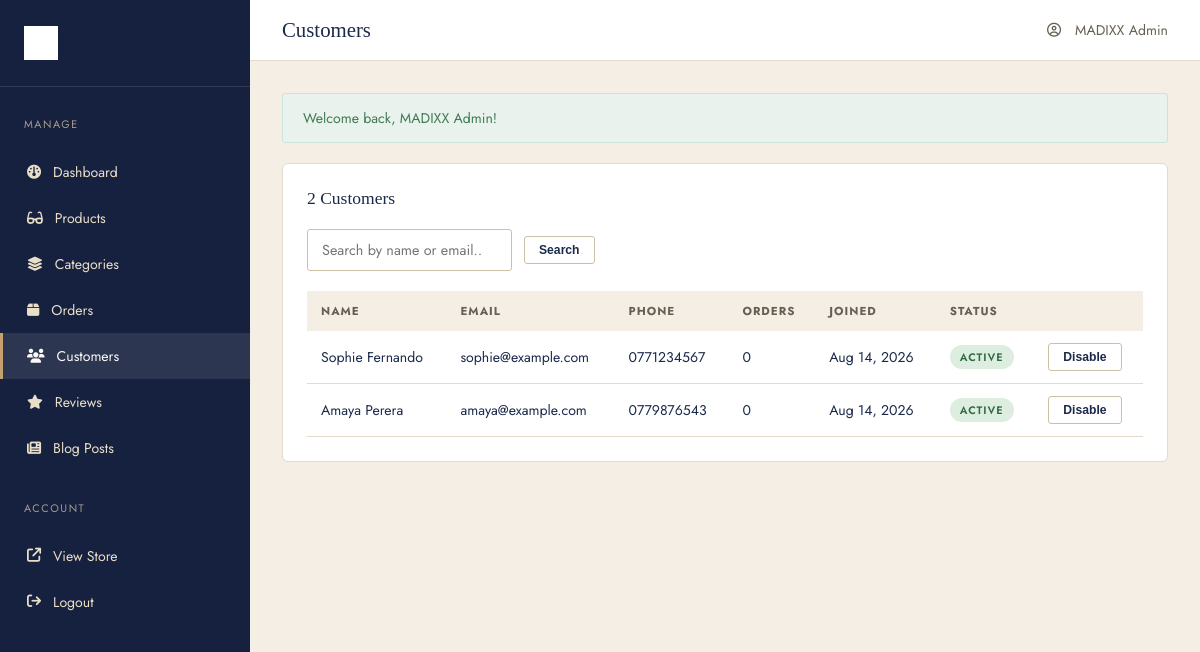
The page /admin/customers.php (signed in) on the database its author committed.
### tables this page shows
CREATE TABLE users (
  id INT UNSIGNED AUTO_INCREMENT PRIMARY KEY,
  name VARCHAR(150) NOT NULL,
  email VARCHAR(190) NOT NULL,
  phone VARCHAR(30) DEFAULT NULL,
  password VARCHAR(255) NOT NULL,
  role ENUM('customer','admin') NOT NULL DEFAULT 'customer',
  status ENUM('active','disabled') NOT NULL DEFAULT 'active',
  created_at TIMESTAMP DEFAULT CURRENT_TIMESTAMP,
  updated_at TIMESTAMP DEFAULT CURRENT_TIMESTAMP ON UPDATE CURRENT_TIMESTAMP,
  UNIQUE KEY uniq_email (email),
  INDEX idx_role (role)
);

### includes/functions.php (called while the page is built, shortened)
<?php
function e(?string $value): string
{
    return htmlspecialchars($value ?? '', ENT_QUOTES, 'UTF-8');
}
function base_url(string $path = ''): string
{
    return BASE_URL . ltrim($path, '/');
}
function get_flashes(): array
{
    $flashes = $_SESSION['flash'] ?? [];
    return $flashes;
}

### includes/auth.php (called while the page is built, shortened)
<?php
function is_logged_in(): bool
{
    return !empty($_SESSION['user_id']);
}
function current_user_id(): ?int
{
    return isset($_SESSION['user_id']) ? (int) $_SESSION['user_id'] : null;
}
function current_user(): ?array
{
    $stmt = db()->prepare('SELECT id, name, email, phone, role, status, created_at FROM users WHERE id = :id');
    $stmt->execute(['id' => current_user_id()]);
    $user = $stmt->fetch();
    return $cached = ($user ?: null);
}

### config/database.php (called while the page is built, shortened)
<?php
function db(): PDO
{
    static $pdo = null;
    if ($pdo === null) {
        $dsn = 'mysql:host=' . DB_HOST . ';dbname=' . DB_NAME . ';charset=' . DB_CHARSET;
        $options = [
            PDO::ATTR_ERRMODE            => PDO::ERRMODE_EXCEPTION,
            PDO::ATTR_DEFAULT_FETCH_MODE => PDO::FETCH_ASSOC,
            PDO::ATTR_EMULATE_PREPARES   => false,
        ];
        try {
            $pdo = new PDO($dsn, DB_USER, DB_PASS, $options);
        } catch (PDOException $e) {
            error_log('MADIXX DB connection failed: ' . $e->getMessage());
            http_response_code(500);
            die('We are experiencing a technical issue. Please try again shortly.');
        }
    }
    return $pdo;
}

### admin/customers.php (the view, shortened to what this page needs)
<?php
require_once __DIR__ . '/includes/admin-auth.php';
$pdo = db();
$search = trim((string) ($_GET['q'] ?? ''));
$page = max(1, (int) ($_GET['page'] ?? 1));
$perPage = 15;
$where = ['role = "customer"'];
$params = [];
$whereSql = implode(' AND ', $where);
$countStmt = $pdo->prepare("SELECT COUNT(*) FROM users WHERE $whereSql");
$countStmt->execute($params);
$total = (int) $countStmt->fetchColumn();
[$offset, $totalPages, $page] = paginate($total, $perPage, $page);
$stmt = $pdo->prepare(
    "SELECT u.*, (SELECT COUNT(*) FROM orders o WHERE o.user_id = u.id) AS order_count
     FROM users u WHERE $whereSql ORDER BY u.created_at DESC LIMIT :limit OFFSET :offset"
);
$stmt->bindValue('limit', $perPage, PDO::PARAM_INT);
$stmt->bindValue('offset', $offset, PDO::PARAM_INT);
$stmt->execute();
$customers = $stmt->fetchAll();
$pageTitle = 'Customers';
$activeAdminPage = 'customers';
require __DIR__ . '/includes/admin-header.php';
?>
<div class="admin-card">
  <div class="admin-card-head"><h3 style="margin:0;"><?= (int) $total ?> Customers</h3></div>
  <form method="get" class="filter-bar">
    <input type="search" name="q" placeholder="Search by name or email…" value="<?= e($search) ?>">
    <button type="submit" class="btn btn-outline btn-sm">Search</button>
  </form>
  <div class="admin-table-wrap">
    <table class="admin-table">
      <thead><tr><th>Name</th><th>Email</th><th>Phone</th><th>Orders</th><th>Joined</th><th>Status</th><th></th></tr></thead>
      <tbody>
        <?php foreach ($customers as $c): ?>
        <tr>
          <td><a href="<?= e(base_url('admin/customer-details.php?id=' . (int) $c['id'])) ?>"><?= e($c['name']) ?></a></td>
          <td><?= e($c['email']) ?></td>
          <td><?= e((string) $c['phone']) ?></td>
          <td><?= (int) $c['order_count'] ?></td>
          <td><?= e(date('M j, Y', strtotime($c['created_at']))) ?></td>
          <td><span class="status-pill status-<?= e($c['status']) ?>"><?= e(ucfirst($c['status'])) ?></span></td>
          <td>
            <form method="post" data-confirm="<?= $c['status'] === 'active' ? 'Disable' : 'Enable' ?> this account?">
              <button type="submit" class="btn btn-outline btn-sm"><?= $c['status'] === 'active' ? 'Disable' : 'Enable' ?></button>
            </form>
          </td>
        </tr>
        <?php endforeach; ?>
      </tbody>
    </table>
  </div>
</div>
<?php require __DIR__ . '/includes/admin-footer.php'; ?>

### admin/includes/admin-header.php (shortened to what this page needs)
<?php
$adminUser = current_user();
$navItems = [
    'dashboard'  => ['label' => 'Dashboard', 'icon' => 'fa-gauge', 'url' => 'admin/index.php'],
    'products'   => ['label' => 'Products', 'icon' => 'fa-glasses', 'url' => 'admin/products.php'],
    'categories' => ['label' => 'Categories', 'icon' => 'fa-layer-group', 'url' => 'admin/categories.php'],
    'orders'     => ['label' => 'Orders', 'icon' => 'fa-box', 'url' => 'admin/orders.php'],
    'customers'  => ['label' => 'Customers', 'icon' => 'fa-users', 'url' => 'admin/customers.php'],
    'reviews'    => ['label' => 'Reviews', 'icon' => 'fa-star', 'url' => 'admin/reviews.php'],
    'blog'       => ['label' => 'Blog Posts', 'icon' => 'fa-newspaper', 'url' => 'admin/blog.php'],
];
?><!DOCTYPE html>
<html lang="en">
<head>
<link rel="stylesheet" href="https://cdnjs.cloudflare.com/ajax/libs/font-awesome/6.5.2/css/all.min.css">
<link rel="stylesheet" href="<?= e(base_url('assets/css/admin.css')) ?>">
</head>
<body>
<div class="admin-shell">
  <aside class="admin-sidebar" id="adminSidebar">
    <a href="<?= e(base_url('admin/index.php')) ?>" class="logo"><img src="<?= e(base_url('assets/images/logo.png')) ?>" alt="MADIXX" style="height:34px;width:auto;filter:brightness(0) invert(1);"></a>
    <nav class="admin-nav">
      <p class="nav-section">Manage</p>
      <?php foreach ($navItems as $key => $item): ?>
      <a href="<?= e(base_url($item['url'])) ?>" class="<?= ($activeAdminPage ?? '') === $key ? 'active' : '' ?>">
        <i class="fa-solid <?= e($item['icon']) ?>"></i> <?= e($item['label']) ?>
      </a>
      <?php endforeach; ?>
      <p class="nav-section">Account</p>
      <a href="<?= e(base_url('index.php')) ?>" target="_blank"><i class="fa-solid fa-arrow-up-right-from-square"></i> View Store</a>
      <a href="<?= e(base_url('admin/logout.php')) ?>"><i class="fa-solid fa-arrow-right-from-bracket"></i> Logout</a>
    </nav>
  </aside>
  <div class="admin-main">
    <div class="admin-topbar">
      <h1><?= e($pageTitle ?? 'Dashboard') ?></h1>
      <div class="admin-topbar-user">
        <i class="fa-regular fa-circle-user"></i> <?= e($adminUser['name'] ?? 'Admin') ?>
      </div>
    </div>
    <div class="admin-content">
      <?php foreach (get_flashes() as $f): ?>
      <div class="flash flash-<?= e($f['type']) ?>"><?= e($f['message']) ?></div>
      <?php endforeach; ?>

### assets/css/admin.css (style rules this page uses)
:root { --color-ivory: #FBF9F5; --color-cream: #F4EEE4; --color-blush: #EFE6D7; --color-dusty-rose: #C6A06D; --color-dusty-rose-dark: #A67F4C; --color-champagne: #E9DFC8; --color-champagne-dark: #CBAD7B; --color-espresso: #16213F; --color-charcoal: #0E1730; --color-white: #FFFFFF; --text-dark: #1B2A4A; --text-muted: #675F52; --text-light: #A79C8A; --border-soft: #E3DACB; --border-strong: #CDBFA6; --success: #3F7A54; --error: #B23B32; --font-heading: 'Playfair Display', Georgia, serif; --font-body: 'Jost', 'Helvetica Neue', Arial, sans-serif; --radius-sm: 3px; --radius-md: 6px; --sidebar-width: 250px; }
* { box-sizing: border-box; }
body { margin: 0; font-family: var(--font-body); background: var(--color-cream); color: var(--text-dark); font-size: 15px; }
h1, h2, h3, h4 { font-family: var(--font-heading); font-weight: 500; margin: 0 0 0.4em; }
a { color: inherit; text-decoration: none; }
img { max-width: 100%; display: block; }
.admin-shell { display: flex; min-height: 100vh; }
.admin-sidebar { width: var(--sidebar-width); background: var(--color-espresso); color: var(--color-champagne); flex-shrink: 0; position: sticky; top: 0; height: 100vh; overflow-y: auto; }
.admin-sidebar .logo { display: block; padding: 26px 24px; font-family: var(--font-heading); font-size: 1.3rem; letter-spacing: 3px; color: var(--color-ivory); border-bottom: 1px solid rgba(237,231,219,0.12); }
.admin-nav a { display: flex; align-items: center; gap: 12px; padding: 13px 24px; font-size: 0.88rem; color: var(--color-champagne); border-left: 3px solid transparent; }
.admin-nav a.active { background: rgba(237,231,219,0.1); border-left-color: var(--color-dusty-rose); color: var(--color-ivory); }
.admin-nav .nav-section { padding: 18px 24px 6px; font-size: 0.68rem; letter-spacing: 1.5px; text-transform: uppercase; color: var(--text-light); }
.admin-main { flex: 1; min-width: 0; }
.admin-topbar { display: flex; justify-content: space-between; align-items: center; padding: 18px 32px; background: var(--color-white); border-bottom: 1px solid var(--border-soft); position: sticky; top: 0; z-index: 10; }
.admin-topbar h1 { font-size: 1.3rem; margin: 0; }
.admin-topbar-user { display: flex; align-items: center; gap: 14px; font-size: 0.88rem; color: var(--text-muted); }
.admin-content { padding: 32px; }
.admin-card { background: var(--color-white); border: 1px solid var(--border-soft); border-radius: var(--radius-md); padding: 24px; margin-bottom: 24px; }
.admin-card-head { display: flex; justify-content: space-between; align-items: center; margin-bottom: 20px; flex-wrap: wrap; gap: 12px; }
.admin-table-wrap { overflow-x: auto; }
.admin-table { width: 100%; border-collapse: collapse; font-size: 0.88rem; }
.admin-table th { text-align: left; padding: 12px 14px; background: var(--color-cream); font-size: 0.72rem; letter-spacing: 1px; text-transform: uppercase; color: var(--text-muted); white-space: nowrap; }
.admin-table td { padding: 12px 14px; border-bottom: 1px solid var(--border-soft); vertical-align: middle; }
.btn { display: inline-flex; align-items: center; gap: 6px; padding: 10px 20px; font-size: 0.82rem; font-weight: 600; border-radius: var(--radius-sm); border: 1px solid transparent; cursor: pointer; }
.btn-outline { background: transparent; border-color: var(--border-strong); color: var(--text-dark); }
.btn-sm { padding: 6px 14px; font-size: 0.76rem; }
input[type="text"], input[type="email"], input[type="password"], input[type="tel"], input[type="number"], input[type="search"], input[type="file"], select, textarea { width: 100%; padding: 10px 14px; border: 1px solid var(--border-strong); border-radius: var(--radius-sm); background: var(--color-white); font-family: inherit; font-size: 0.9rem; outline: none; }
.filter-bar { display: flex; gap: 12px; flex-wrap: wrap; margin-bottom: 20px; align-items: center; }
.filter-bar select, .filter-bar input { width: auto; }
.status-pill { font-size: 0.68rem; text-transform: uppercase; letter-spacing: 1px; padding: 4px 10px; border-radius: 20px; font-weight: 600; display: inline-block; }
.status-active { background: #DDEEE0; color: #2F6B41; }
.flash { padding: 14px 20px; border-radius: var(--radius-sm); font-size: 0.88rem; margin-bottom: 20px; }
.flash-success { background: #EAF2ED; color: var(--success); border: 1px solid #CDE3D5; }

### rows shown on the page
users: name "MADIXX Admin"
users: name "Sophie Fernando", email "sophie@example.com", phone "0771234567", order_count "0", created_at "Aug 14, 2026", status "ACTIVE", shows "Disable"
users: name "Amaya Perera", email "amaya@example.com", phone "0779876543", order_count "0", created_at "Aug 14, 2026", status "ACTIVE", shows "Disable"

### other values the page prints
$item['label'] "Dashboard"
$item['label'] "Products"
$item['label'] "Categories"
$item['label'] "Orders"
$item['label'] "Customers"
$item['label'] "Reviews"
$item['label'] "Blog Posts"
$pageTitle "Customers"
$f['message'] "Welcome back, MADIXX Admin!"
$total "2"
